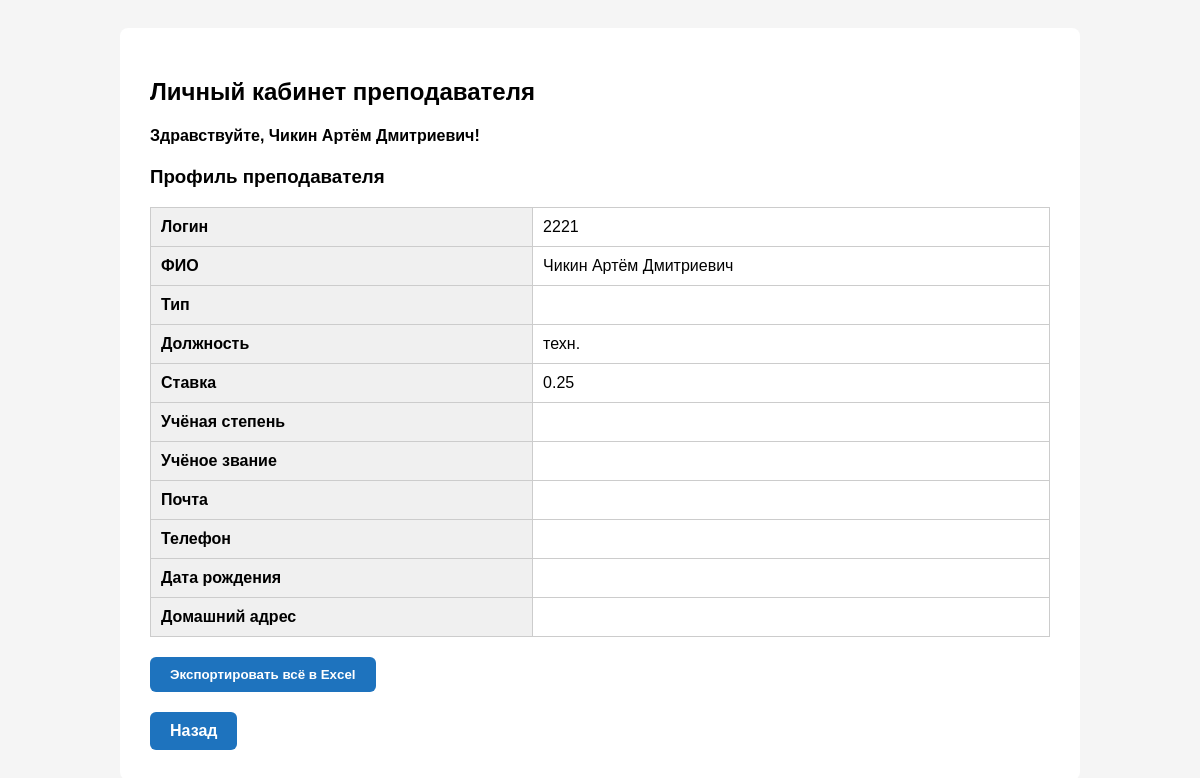
The app's page /profile/ (signed in) with its own data.
### main/models.py (models this page shows, shortened)
class Teacher(models.Model):
    TYPE_CHOICES = [
        ('Внутр', 'Внутр'),
        ('Шт', 'Шт'),
    ]
    full_name = models.CharField("ФИО", max_length=255)
    teacher_type = models.CharField("Тип", max_length=10, choices=TYPE_CHOICES)
    position = models.CharField("Должность", max_length=100)
    rate = models.CharField("Ставка", max_length=10)
    degree = models.CharField("Степень", max_length=100, blank=True, null=True)
    rank = models.CharField("Звание", max_length=100, blank=True, null=True)
    email = models.EmailField("Почта", blank=True, null=True)
    phone = models.CharField("Телефон", max_length=50, blank=True, null=True)
    birthday = models.DateField("День рождения", blank=True, null=True)
    address = models.TextField("Домашний адрес", blank=True, null=True)
    user = models.OneToOneField(User, on_delete=models.SET_NULL, null=True, blank=True)

### main/views.py (the view)
# urls.py: path('profile/', views.teacher_profile, name='teacher_profile'),
def teacher_profile(request):
    teacher = request.user.teacher
    return render(request, 'main/teacher_profile.html', {'teacher': teacher})

### main/templates/main/teacher_profile.html (shortened to what this page needs)
<!DOCTYPE html>
<html lang="ru">
<head>
</head>
<body>
<div class="container">
    <h2>Личный кабинет преподавателя</h2>
    <h4>Здравствуйте, {{ teacher.full_name }}!</h4>
    <h3>Профиль преподавателя</h3>
    <table class="profile-table">
        <tbody>
        <tr><th>Логин</th><td>{{ request.user.username }}</td></tr>
        <tr><th>ФИО</th><td>{{ teacher.full_name }}</td></tr>
        <tr><th>Тип</th><td>{{ teacher.teacher_type }}</td></tr>
        <tr><th>Должность</th><td>{{ teacher.position }}</td></tr>
        <tr><th>Ставка</th><td>{{ teacher.rate }}</td></tr>
        <tr><th>Учёная степень</th><td>{{ teacher.degree }}</td></tr>
        <tr><th>Учёное звание</th><td>{{ teacher.rank }}</td></tr>
        <tr><th>Почта</th><td>{{ teacher.email }}</td></tr>
        <tr><th>Телефон</th><td>{{ teacher.phone }}</td></tr>
        <tr><th>Дата рождения</th><td>{{ teacher.birthday|date:"d.m.Y" }}</td></tr>
        <tr><th>Домашний адрес</th><td>{{ teacher.address }}</td></tr>
        </tbody>
    </table>
    <form method="get" action="{% url 'export_full_teacher_excel' %}">
        <button type="submit" class="button-add">Экспортировать всё в Excel</button>
      </form>
    <a href="{% url 'dashboard' %}" class="button-add">Назад</a>
</div>
</body>
</html>

### main/templates/main/teacher_profile.html (style rules this page uses)
body { font-family: Arial, sans-serif; background-color: #f5f5f5; padding: 20px; }
.container { max-width: 900px; margin: auto; background-color: white; padding: 30px; border-radius: 8px; }
h2 { margin-bottom: 10px; }
table.profile-table { width: 100%; border-collapse: collapse; }
.profile-table th, .profile-table td { text-align: left; padding: 10px; border: 1px solid #ccc; }
.profile-table th { background-color: #f0f0f0; }
.button-add { display: inline-block; margin-top: 20px; padding: 10px 20px; background-color: #1e73be; color: white; border: none; border-radius: 6px; cursor: pointer; text-decoration: none; font-weight: bold; }

### records on screen
Teacher: full_name "Чикин Артём Дмитриевич", position "техн.", rate "0.25"

### other values on screen
{{ request.user.username }} "2221"
